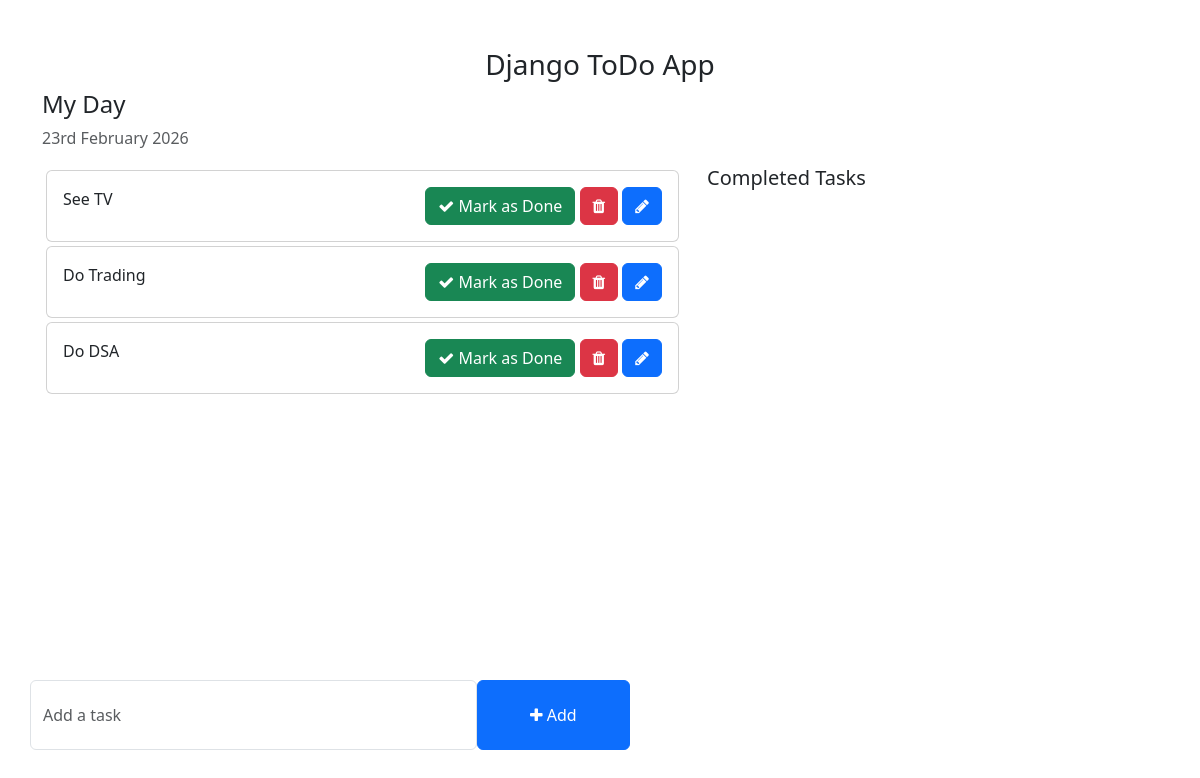
Before: / with the older database file.
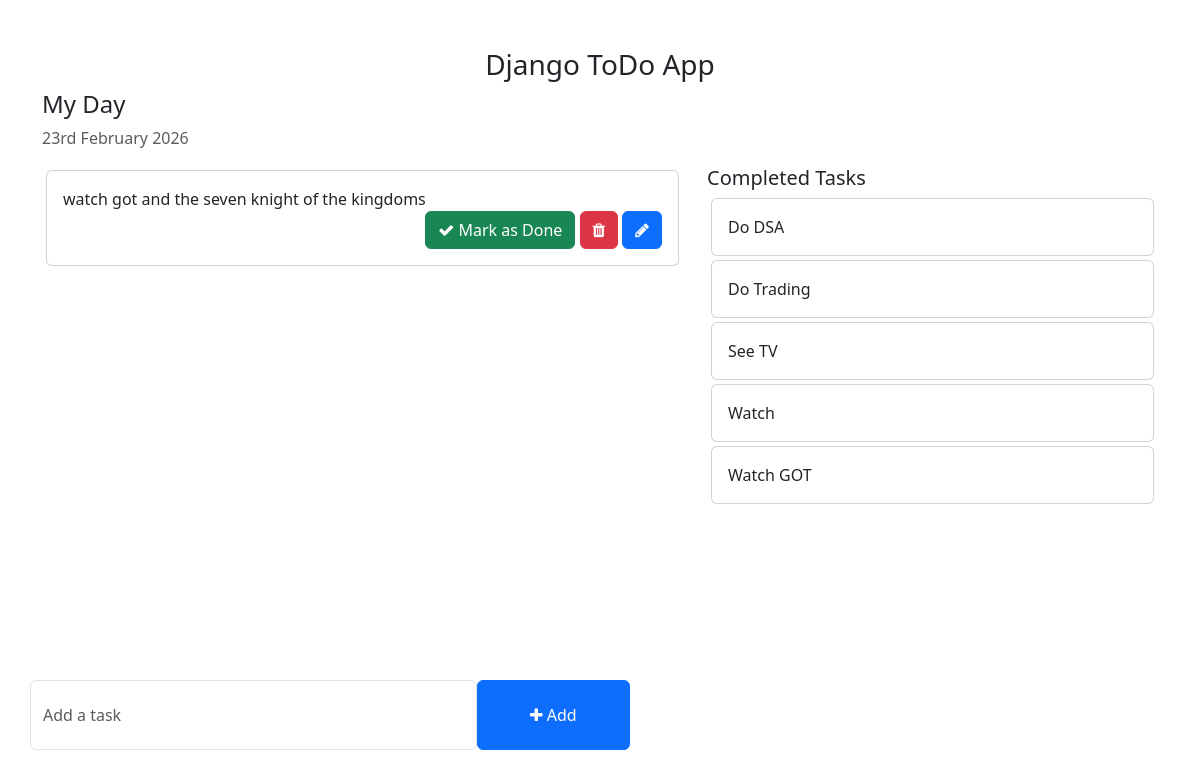
After: the same page with the newer database file.
### todo/models.py (models this page shows, shortened)
class Task(models.Model):
    task=models.CharField(max_length=200)
    is_completed=models.BooleanField(default=False)
    created_at=models.DateTimeField(auto_now_add=True)
    updated_at=models.DateTimeField(auto_now=True)

### todo_main/views.py (the view)
# urls.py: 2. Add a URL to urlpatterns:  path('', views.home, name='home')
def home(request):
    tasks=Task.objects.filter(is_completed=False).order_by('-created_at')
    completed_tasks=Task.objects.filter(is_completed=True)
    context={
        'tasks':tasks,
        'completed_tasks':completed_tasks
    }
    return render(request,'home.html',context)

### templates/home.html (shortened to what this page needs)
<!DOCTYPE html>
<html lang="en">
<head>
    <link href="https://cdn.jsdelivr.net/npm/bootstrap@5.3.0-alpha1/dist/css/bootstrap.min.css" rel="stylesheet">
    <link rel="stylesheet" href="https://cdnjs.cloudflare.com/ajax/libs/font-awesome/4.7.0/css/font-awesome.min.css">
</head>
<body>
    <div class="container">
        <h3 class="pt-5 text-center">Django ToDo App</h3>
        <div class="row">
            <h4>My Day</h4>
            <p class="text-muted">{% now "jS F Y" %}</p>
            <div class="col-md-7 col-lg-7" style="height: 450px; overflow: scroll;">
                {% for task in tasks %}
                <div class="card m-1">
                    <div class="card-body">
                        {{ task.task }}
                        <span style="position: relative; float: right;">
                            <a href="{% url "mark_as_done" task.pk %}" class="btn btn-success"><i class="fa fa-check"></i> Mark as Done</a>
                            <a href="{% url "delete_task" task.pk %}" class="btn btn-danger"><i class="fa fa-trash"></i></a>
                            <a href="{% url "edit_task" task.pk %}" class="btn btn-primary"><i class="fa fa-pencil"></i></a>
                        </span>
                    </div>
                </div>
               {% endfor %}
            </div>
            <div class="col-md-5 col-lg-5">
                <h5>Completed Tasks</h5>
                {% for task in completed_tasks %}
                <div class="card m-1">
                    <div class="card-body">
                        {{ task.task }}
                    </div>
                </div>
               {% endfor %}
            </div>
        </div>
        <div class="row">
            <div class="col-md-6 col-lg-6 p-0" style="position: absolute; bottom: 50px;">
                <form action="{% url 'addTask' %}" method="POST">
                    <div class="form-group">
                        <span style="display: flex;">
                            <input type="text" class="form-control" placeholder="Add a task" name="task">
                            <button type="submit" class="btn btn-primary" style="width: 200px;"><i class="fa fa-plus"></i> Add</button>
                        </span>
                    </div>
                </form>
            </div>
        </div>
    </div>
</body>
</html>

### templates/home.html (style rules this page uses)
.form-control { padding: 1.375rem .75rem !important; }

Changed rows visible on the page:
added Task: task "watch got and the seven knight of the kingdoms", shown under "My Day"
changed Task "Do DSA": moves from the list under "My Day" to the list under "Completed Tasks"
changed Task "Do Trading": moves from the list under "My Day" to the list under "Completed Tasks"
changed Task "See TV": moves from the list under "My Day" to the list under "Completed Tasks"
added Task: task "Watch", shown under "Completed Tasks"
added Task: task "Watch GOT", shown under "Completed Tasks"
